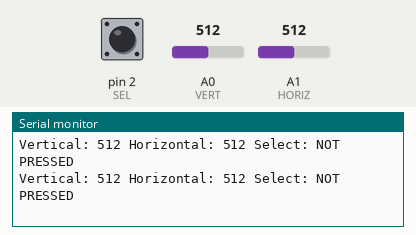
Bench run of a sketch on a simulated Arduino Uno, built with avr-gcc and run on an emulated ATmega328P. On the bench: the last lines printed to the serial monitor. The inputs (shaded band) are chosen by the test bench; at power-on: A1 (HORIZ) = 512, pin 2 (SEL) HIGH, A0 (VERT) = 512.

Above: at 4.2 s.
4.3 s: A1 (HORIZ) set to 106
At 4.34 s:
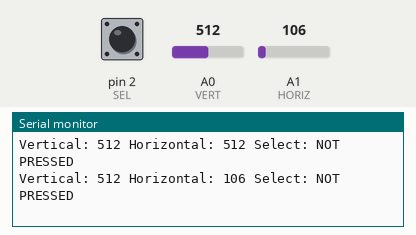
7.3 s: A1 (HORIZ) set to 92
At 7.37 s:
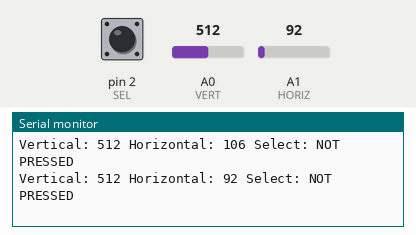
Timing chart, 0 to 10.3 s (numbered marks = the images above; inputs shaded):
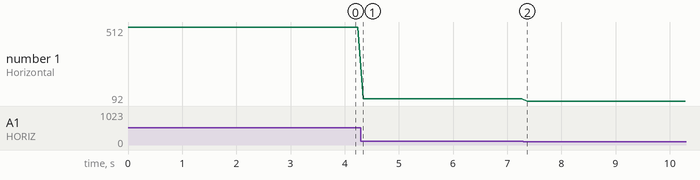

Measured:
- after the input at 4.3 s, the serial monitor: prints a new line at once (image 1)
- after the input at 7.3 s, the serial monitor: prints a new line after 0.07 s (image 2)
- plotted number 1: 512 → 106 after the input at 4.3 s, 106 → 92 after the input at 7.3 s

The sketch:

joystick-serial.ino
```cpp
// (licence header left out)
const int VERT  = A0;    // the vertical axis (analog)
const int HORIZ = A1;    // the horizontal axis (analog)
const int SEL   = 2;     // pushbutton on the joystick (digital)

void setup()
{
    // Make the SEL line an input
    pinMode(SEL, INPUT);

    // Turn on the pull-up resistor for the SEL line
    // (see http://arduino.cc/en/Tutorial/DigitalPins)
    digitalWrite(SEL,HIGH);

    // Set up serial port for output
    Serial.begin(9600);
}

void loop()
{
    int vertical, horizontal, select;

    // Read all values from the joystick
    vertical    = analogRead(VERT);     // will be 0-1023
    horizontal  = analogRead(HORIZ);    // will be 0 - 1023

    // will be HIGH (1) if not pressed, and LOW (0) if pressed
    select = digitalRead(SEL);

    // print out the values
    Serial.print("Vertical: ");
    Serial.print(vertical, DEC);
    Serial.print(" Horizontal: ");
    Serial.print(horizontal, DEC);
    Serial.print(" Select: ");

    if(select == HIGH)
       Serial.println("NOT PRESSED");
    else
        Serial.println("PRESSED");

    delay(100);
}
```
